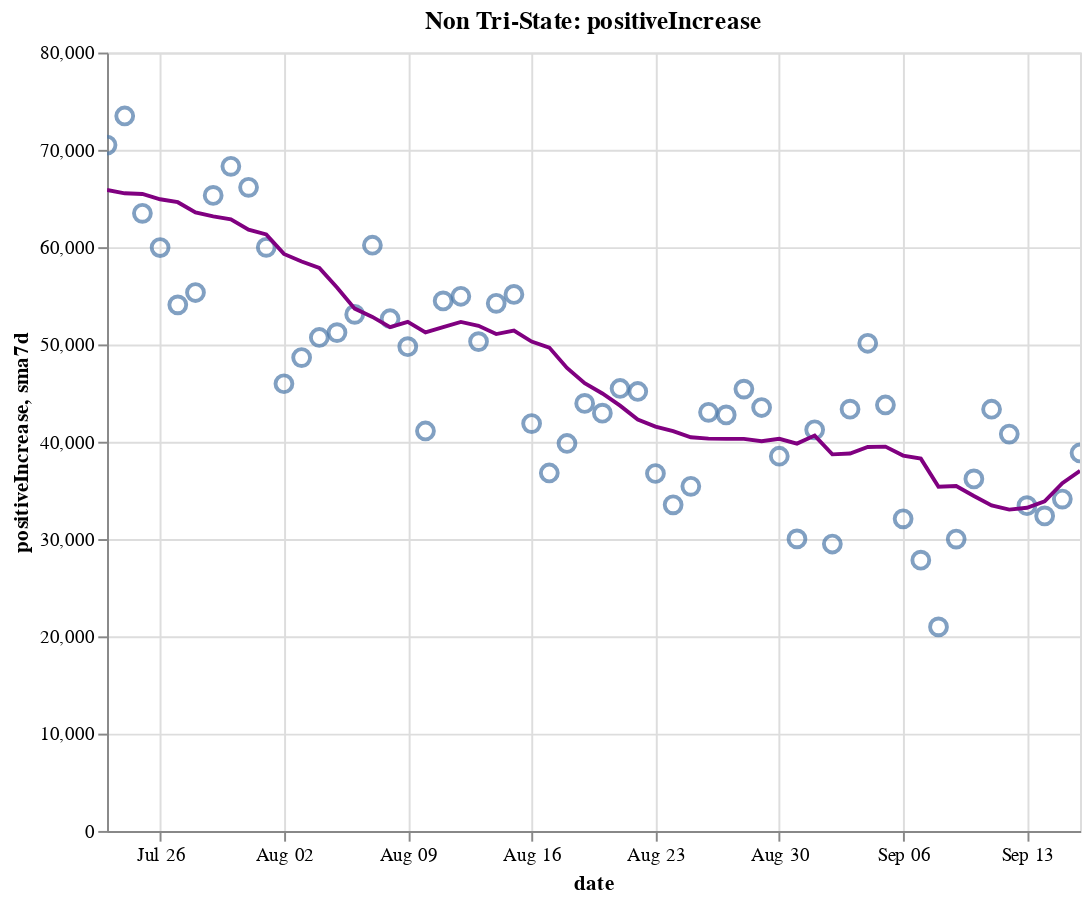

The code cell stored with this chart in its notebook:
### Code cell
create_plot(non_tristate, 'positiveIncrease')

### Figure 1 — Vega-Lite specification as saved in the notebook (floating-point values rounded to 4 significant figures)
{"config": {"view": {"continuousWidth": 400, "continuousHeight": 300}}, "layer": [{"layer": [{"mark": {"type": "point", "size": 75}, "encoding": {"tooltip": [{"type": "temporal", "field": "date"}, {"type": "quantitative", "field": "positiveIncrease"}, {"type": "quantitative", "field": "sma7d"}], "x": {"type": "temporal", "field": "date"}, "y": {"type": "quantitative", "field": "positiveIncrease"}}, "selection": {"selector014": {"type": "interval", "bind": "scales", "encodings": ["x", "y"]}}}, {"mark": {"type": "line", "color": "purple"}, "encoding": {"x": {"type": "temporal", "field": "date"}, "y": {"type": "quantitative", "field": "sma7d"}}}]}, {"mark": {"type": "rule", "color": "#aaa"}, "encoding": {"x": {"type": "temporal", "field": "date"}}, "transform": [{"filter": {"selection": "selector013"}}]}, {"mark": "circle", "encoding": {"opacity": {"condition": {"value": 1, "selection": "selector013"}, "value": 0}, "tooltip": [{"type": "temporal", "field": "date"}, {"type": "quantitative", "field": "positiveIncrease"}, {"type": "quantitative", "field": "sma7d"}], "x": {"type": "temporal", "field": "date"}, "y": {"type": "quantitative", "field": "positiveIncrease"}}, "selection": {"selector013": {"type": "single", "encodings": ["x"], "on": "mouseover", "nearest": true, "empty": "none"}}}, {"mark": {"type": "text", "align": "left", "dx": 5, "dy": -5, "stroke": "white", "strokeWidth": 2}, "encoding": {"text": {"type": "quantitative", "field": "positiveIncrease"}, "tooltip": [{"type": "temporal", "field": "date"}, {"type": "quantitative", "field": "positiveIncrease"}, {"type": "quantitative", "field": "sma7d"}], "x": {"type": "temporal", "field": "date"}, "y": {"type": "quantitative", "field": "positiveIncrease"}}, "transform": [{"filter": {"selection": "selector013"}}]}, {"mark": {"type": "text", "align": "left", "dx": 5, "dy": -5}, "encoding": {"text": {"type": "quantitative", "field": "positiveIncrease"}, "tooltip": [{"type": "temporal", "field": "date"}, {"type": "quantitative", "field": "positiveIncrease"}, {"type": "quantitative", "field": "sma7d"}], "x": {"type": "temporal", "field": "date"}, "y": {"type": "quantitative", "field": "positiveIncrease"}}, "transform": [{"filter": {"selection": "selector013"}}]}], "data": {"name": "data-d65fcf7cf4d5f3bedc524e3bf0b53f7f"}, "height": 400, "title": "Non Tri-State: positiveIncrease", "width": 500, "$schema": "https://vega.github.io/schema/vega-lite/v4.8.1.json", "datasets": {"data-d65fcf7cf4d5f3bedc524e3bf0b53f7f": [{"date": "2020-07-23T00:00:00", "totalTestResultsIncrease": 750700.0, "positiveIncrease": 70490.0, "death": 91270.0, "deathIncrease": 1015.0, "positiveRate": 0.094, "state": "Non Tri-State", "sma7d": 65870.0}, {"date": "2020-07-24T00:00:00", "totalTestResultsIncrease": 810400.0, "positiveIncrease": 73480.0, "death": 92400.0, "deathIncrease": 1129.0, "positiveRate": 0.091, "state": "Non Tri-State", "sma7d": 65530.0}, {"date": "2020-07-25T00:00:00", "totalTestResultsIncrease": 721500.0, "positiveIncrease": 63480.0, "death": 93400.0, "deathIncrease": 999.0, "positiveRate": 0.088, "state": "Non Tri-State", "sma7d": 65470.0}, {"date": "2020-07-26T00:00:00", "totalTestResultsIncrease": 732100.0, "positiveIncrease": 59960.0, "death": 93940.0, "deathIncrease": 544.0, "positiveRate": 0.082, "state": "Non Tri-State", "sma7d": 64920.0}, {"date": "2020-07-27T00:00:00", "totalTestResultsIncrease": 656900.0, "positiveIncrease": 54070.0, "death": 94970.0, "deathIncrease": 1026.0, "positiveRate": 0.082, "state": "Non Tri-State", "sma7d": 64620.0}, {"date": "2020-07-28T00:00:00", "totalTestResultsIncrease": 690500.0, "positiveIncrease": 55340.0, "death": 96060.0, "deathIncrease": 1086.0, "positiveRate": 0.08, "state": "Non Tri-State", "sma7d": 63560.0}, {"date": "2020-07-29T00:00:00", "totalTestResultsIncrease": 739300.0, "positiveIncrease": 65310.0, "death": 97520.0, "deathIncrease": 1466.0, "positiveRate": 0.088, "state": "Non Tri-State", "sma7d": 63160.0}, {"date": "2020-07-30T00:00:00", "totalTestResultsIncrease": 725000.0, "positiveIncrease": 68310.0, "death": 98750.0, "deathIncrease": 1229.0, "positiveRate": 0.094, "state": "Non Tri-State", "sma7d": 62850.0}, {"date": "2020-07-31T00:00:00", "totalTestResultsIncrease": 616200.0, "positiveIncrease": 66150.0, "death": 100000.0, "deathIncrease": 1295.0, "positiveRate": 0.107, "state": "Non Tri-State", "sma7d": 61800.0}, {"date": "2020-08-01T00:00:00", "totalTestResultsIncrease": 664500.0, "positiveIncrease": 59980.0, "death": 101200.0, "deathIncrease": 1164.0, "positiveRate": 0.09, "state": "Non Tri-State", "sma7d": 61300.0}, {"date": "2020-08-02T00:00:00", "totalTestResultsIncrease": 590000.0, "positiveIncrease": 45960.0, "death": 101700.0, "deathIncrease": 486.0, "positiveRate": 0.078, "state": "Non Tri-State", "sma7d": 59300.0}, {"date": "2020-08-03T00:00:00", "totalTestResultsIncrease": 656000.0, "positiveIncrease": 48650.0, "death": 102200.0, "deathIncrease": 502.0, "positiveRate": 0.074, "state": "Non Tri-State", "sma7d": 58530.0}, {"date": "2020-08-04T00:00:00", "totalTestResultsIncrease": 650600.0, "positiveIncrease": 50720.0, "death": 103400.0, "deathIncrease": 1241.0, "positiveRate": 0.078, "state": "Non Tri-State", "sma7d": 57870.0}, {"date": "2020-08-05T00:00:00", "totalTestResultsIncrease": 604900.0, "positiveIncrease": 51220.0, "death": 104800.0, "deathIncrease": 1335.0, "positiveRate": 0.085, "state": "Non Tri-State", "sma7d": 55850.0}, {"date": "2020-08-06T00:00:00", "totalTestResultsIncrease": 657000.0, "positiveIncrease": 53090.0, "death": 106000.0, "deathIncrease": 1238.0, "positiveRate": 0.081, "state": "Non Tri-State", "sma7d": 53680.0}, {"date": "2020-08-07T00:00:00", "totalTestResultsIncrease": 695700.0, "positiveIncrease": 60200.0, "death": 107300.0, "deathIncrease": 1313.0, "positiveRate": 0.087, "state": "Non Tri-State", "sma7d": 52830.0}, {"date": "2020-08-08T00:00:00", "totalTestResultsIncrease": 607800.0, "positiveIncrease": 52640.0, "death": 108400.0, "deathIncrease": 1075.0, "positiveRate": 0.087, "state": "Non Tri-State", "sma7d": 51780.0}, {"date": "2020-08-09T00:00:00", "totalTestResultsIncrease": 603800.0, "positiveIncrease": 49770.0, "death": 109000.0, "deathIncrease": 604.0, "positiveRate": 0.082, "state": "Non Tri-State", "sma7d": 52330.0}, {"date": "2020-08-10T00:00:00", "totalTestResultsIncrease": 633300.0, "positiveIncrease": 41110.0, "death": 109400.0, "deathIncrease": 417.0, "positiveRate": 0.065, "state": "Non Tri-State", "sma7d": 51250.0}, {"date": "2020-08-11T00:00:00", "totalTestResultsIncrease": 640100.0, "positiveIncrease": 54470.0, "death": 110700.0, "deathIncrease": 1307.0, "positiveRate": 0.085, "state": "Non Tri-State", "sma7d": 51780.0}, {"date": "2020-08-12T00:00:00", "totalTestResultsIncrease": 366000.0, "positiveIncrease": 54950.0, "death": 112200.0, "deathIncrease": 1495.0, "positiveRate": 0.15, "state": "Non Tri-State", "sma7d": 52320.0}, {"date": "2020-08-13T00:00:00", "totalTestResultsIncrease": 793000.0, "positiveIncrease": 50290.0, "death": 113400.0, "deathIncrease": 1145.0, "positiveRate": 0.063, "state": "Non Tri-State", "sma7d": 51920.0}, {"date": "2020-08-14T00:00:00", "totalTestResultsIncrease": 754500.0, "positiveIncrease": 54220.0, "death": 114600.0, "deathIncrease": 1199.0, "positiveRate": 0.072, "state": "Non Tri-State", "sma7d": 51060.0}, {"date": "2020-08-15T00:00:00", "totalTestResultsIncrease": 651500.0, "positiveIncrease": 55140.0, "death": 115800.0, "deathIncrease": 1200.0, "positiveRate": 0.085, "state": "Non Tri-State", "sma7d": 51420.0}, {"date": "2020-08-16T00:00:00", "totalTestResultsIncrease": 694400.0, "positiveIncrease": 41870.0, "death": 116400.0, "deathIncrease": 611.0, "positiveRate": 0.06, "state": "Non Tri-State", "sma7d": 50290.0}, {"date": "2020-08-17T00:00:00", "totalTestResultsIncrease": 556500.0, "positiveIncrease": 36790.0, "death": 116800.0, "deathIncrease": 394.0, "positiveRate": 0.066, "state": "Non Tri-State", "sma7d": 49680.0}, {"date": "2020-08-18T00:00:00", "totalTestResultsIncrease": 570500.0, "positiveIncrease": 39820.0, "death": 118000.0, "deathIncrease": 1178.0, "positiveRate": 0.07, "state": "Non Tri-State", "sma7d": 47580.0}, {"date": "2020-08-19T00:00:00", "totalTestResultsIncrease": 570300.0, "positiveIncrease": 43940.0, "death": 119400.0, "deathIncrease": 1402.0, "positiveRate": 0.077, "state": "Non Tri-State", "sma7d": 46010.0}, {"date": "2020-08-20T00:00:00", "totalTestResultsIncrease": 599800.0, "positiveIncrease": 42940.0, "death": 120500.0, "deathIncrease": 1122.0, "positiveRate": 0.072, "state": "Non Tri-State", "sma7d": 44960.0}, {"date": "2020-08-21T00:00:00", "totalTestResultsIncrease": 641500.0, "positiveIncrease": 45480.0, "death": 121600.0, "deathIncrease": 1109.0, "positiveRate": 0.071, "state": "Non Tri-State", "sma7d": 43710.0}, {"date": "2020-08-22T00:00:00", "totalTestResultsIncrease": 655900.0, "positiveIncrease": 45160.0, "death": 122600.0, "deathIncrease": 1023.0, "positiveRate": 0.069, "state": "Non Tri-State", "sma7d": 42280.0}, {"date": "2020-08-23T00:00:00", "totalTestResultsIncrease": 557700.0, "positiveIncrease": 36740.0, "death": 123200.0, "deathIncrease": 563.0, "positiveRate": 0.066, "state": "Non Tri-State", "sma7d": 41550.0}, {"date": "2020-08-24T00:00:00", "totalTestResultsIncrease": 568900.0, "positiveIncrease": 33520.0, "death": 123500.0, "deathIncrease": 333.0, "positiveRate": 0.059, "state": "Non Tri-State", "sma7d": 41080.0}, {"date": "2020-08-25T00:00:00", "totalTestResultsIncrease": 565800.0, "positiveIncrease": 35420.0, "death": 124600.0, "deathIncrease": 1138.0, "positiveRate": 0.063, "state": "Non Tri-State", "sma7d": 40460.0}, {"date": "2020-08-26T00:00:00", "totalTestResultsIncrease": 564900.0, "positiveIncrease": 43020.0, "death": 125900.0, "deathIncrease": 1280.0, "positiveRate": 0.076, "state": "Non Tri-State", "sma7d": 40320.0}, {"date": "2020-08-27T00:00:00", "totalTestResultsIncrease": 657900.0, "positiveIncrease": 42760.0, "death": 127000.0, "deathIncrease": 1116.0, "positiveRate": 0.065, "state": "Non Tri-State", "sma7d": 40300.0}, {"date": "2020-08-28T00:00:00", "totalTestResultsIncrease": 697500.0, "positiveIncrease": 45410.0, "death": 128000.0, "deathIncrease": 1011.0, "positiveRate": 0.065, "state": "Non Tri-State", "sma7d": 40290.0}, {"date": "2020-08-29T00:00:00", "totalTestResultsIncrease": 654100.0, "positiveIncrease": 43520.0, "death": 129100.0, "deathIncrease": 1005.0, "positiveRate": 0.067, "state": "Non Tri-State", "sma7d": 40050.0}, {"date": "2020-08-30T00:00:00", "totalTestResultsIncrease": 637500.0, "positiveIncrease": 38510.0, "death": 129500.0, "deathIncrease": 463.0, "positiveRate": 0.06, "state": "Non Tri-State", "sma7d": 40310.0}, {"date": "2020-08-31T00:00:00", "totalTestResultsIncrease": 565300.0, "positiveIncrease": 30020.0, "death": 129900.0, "deathIncrease": 357.0, "positiveRate": 0.053, "state": "Non Tri-State", "sma7d": 39810.0}, {"date": "2020-09-01T00:00:00", "totalTestResultsIncrease": 630900.0, "positiveIncrease": 41220.0, "death": 130900.0, "deathIncrease": 1018.0, "positiveRate": 0.065, "state": "Non Tri-State", "sma7d": 40640.0}, {"date": "2020-09-02T00:00:00", "totalTestResultsIncrease": 532700.0, "positiveIncrease": 29490.0, "death": 131900.0, "deathIncrease": 1015.0, "positiveRate": 0.055, "state": "Non Tri-State", "sma7d": 38700.0}, {"date": "2020-09-03T00:00:00", "totalTestResultsIncrease": 658900.0, "positiveIncrease": 43350.0, "death": 133000.0, "deathIncrease": 1055.0, "positiveRate": 0.066, "state": "Non Tri-State", "sma7d": 38790.0}, {"date": "2020-09-04T00:00:00", "totalTestResultsIncrease": 791000.0, "positiveIncrease": 50120.0, "death": 133900.0, "deathIncrease": 986.0, "positiveRate": 0.063, "state": "Non Tri-State", "sma7d": 39460.0}, {"date": "2020-09-05T00:00:00", "totalTestResultsIncrease": 764200.0, "positiveIncrease": 43780.0, "death": 134900.0, "deathIncrease": 909.0, "positiveRate": 0.057, "state": "Non Tri-State", "sma7d": 39500.0}, {"date": "2020-09-06T00:00:00", "totalTestResultsIncrease": 650700.0, "positiveIncrease": 32080.0, "death": 135300.0, "deathIncrease": 436.0, "positiveRate": 0.049, "state": "Non Tri-State", "sma7d": 38580.0}, {"date": "2020-09-07T00:00:00", "totalTestResultsIncrease": 496900.0, "positiveIncrease": 27830.0, "death": 135500.0, "deathIncrease": 221.0, "positiveRate": 0.056, "state": "Non Tri-State", "sma7d": 38270.0}, {"date": "2020-09-08T00:00:00", "totalTestResultsIncrease": 412600.0, "positiveIncrease": 20970.0, "death": 135900.0, "deathIncrease": 341.0, "positiveRate": 0.051, "state": "Non Tri-State", "sma7d": 35370.0}, {"date": "2020-09-09T00:00:00", "totalTestResultsIncrease": 535400.0, "positiveIncrease": 30000.0, "death": 136900.0, "deathIncrease": 1073.0, "positiveRate": 0.056, "state": "Non Tri-State", "sma7d": 35450.0}, {"date": "2020-09-10T00:00:00", "totalTestResultsIncrease": 547400.0, "positiveIncrease": 36180.0, "death": 138100.0, "deathIncrease": 1154.0, "positiveRate": 0.066, "state": "Non Tri-State", "sma7d": 34420.0}, {"date": "2020-09-11T00:00:00", "totalTestResultsIncrease": 676400.0, "positiveIncrease": 43340.0, "death": 139100.0, "deathIncrease": 1002.0, "positiveRate": 0.064, "state": "Non Tri-State", "sma7d": 33450.0}, {"date": "2020-09-12T00:00:00", "totalTestResultsIncrease": 812400.0, "positiveIncrease": 40790.0, "death": 139900.0, "deathIncrease": 804.0, "positiveRate": 0.05, "state": "Non Tri-State", "sma7d": 33030.0}, {"date": "2020-09-13T00:00:00", "totalTestResultsIncrease": 588800.0, "positiveIncrease": 33430.0, "death": 140300.0, "deathIncrease": 379.0, "positiveRate": 0.057, "state": "Non Tri-State", "sma7d": 33220.0}, {"date": "2020-09-14T00:00:00", "totalTestResultsIncrease": 301500.0, "positiveIncrease": 32380.0, "death": 140700.0, "deathIncrease": 391.0, "positiveRate": 0.107, "state": "Non Tri-State", "sma7d": 33870.0}, {"date": "2020-09-15T00:00:00", "totalTestResultsIncrease": 614100.0, "positiveIncrease": 34110.0, "death": 141700.0, "deathIncrease": 1011.0, "positiveRate": 0.056, "state": "Non Tri-State", "sma7d": 35750.0}, {"date": "2020-09-16T00:00:00", "totalTestResultsIncrease": 621600.0, "positiveIncrease": 38850.0, "death": 142900.0, "deathIncrease": 1184.0, "positiveRate": 0.062, "state": "Non Tri-State", "sma7d": 37010.0}]}}
